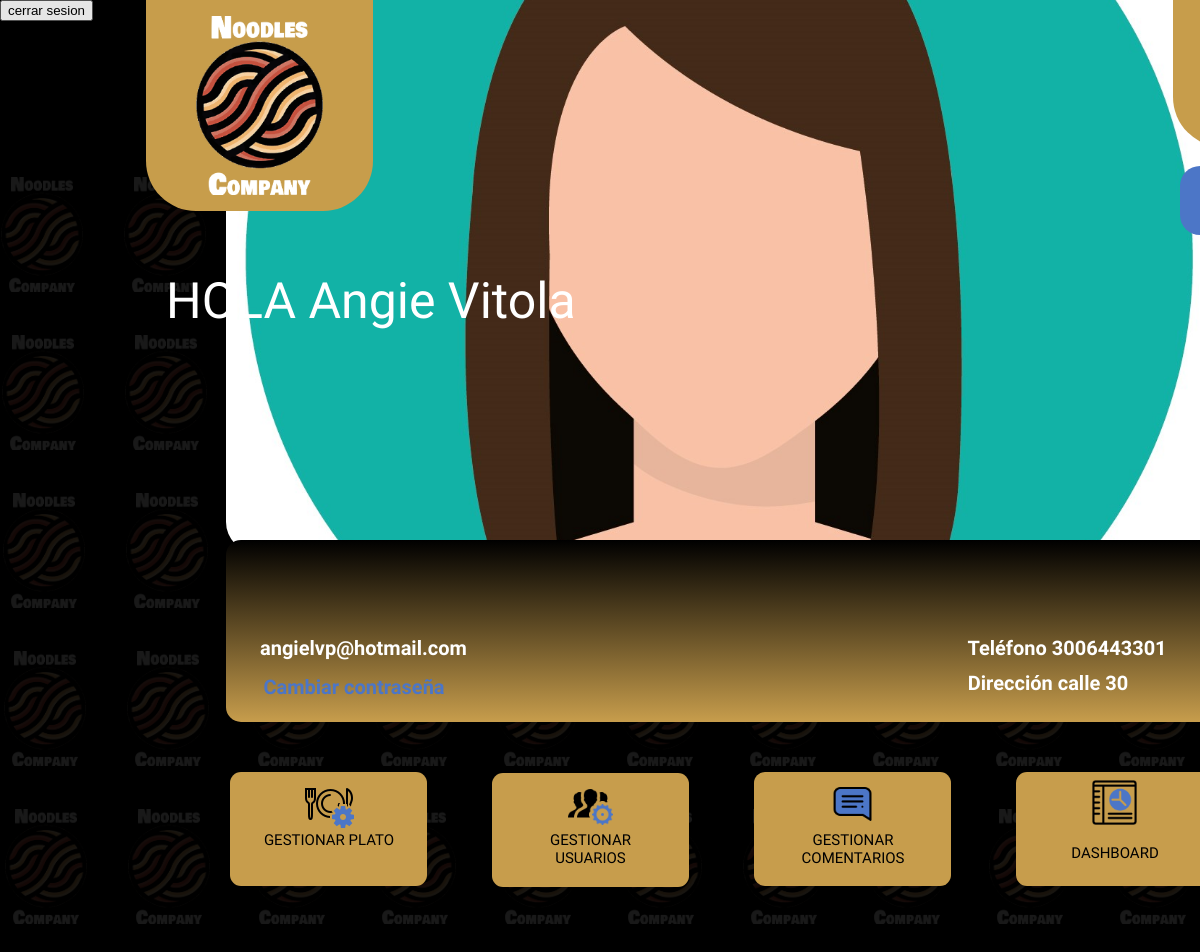
Screenshot of /perfil (signed in) with the database file from the repository.
### tables this page shows
CREATE TABLE USUARIO(
       ID INTEGER PRIMARY KEY AUTOINCREMENT NOT NULL,
       ROL VARCHAR NOT NULL,
       NOMBRE VARCHAR NOT NULL,
       CORREO VARCHAR NOT NULL,
       CONTRASEÑA VARCHAR NOT NULL,
       TELEFONO VARCHAR NOT NULL,
       DIRECCION VARCHAR NOT NULL,
       FOTO VARCHAR
);

### app.py (the view)
@app.route('/perfil', methods=['GET','POST'])
@login_required
def perfil():
    global sesion_ini
    id=session['user_id']
    db = get_db()
    query4='SELECT * FROM USUARIO WHERE ID = ? '
    tupla4=(id,)
    encontrado=db.execute(query4,tupla4).fetchone()
    rol=encontrado[1]
    nombre=encontrado[2]
    email=encontrado[3]
    telefono=encontrado[5]
    direccion=encontrado[6]
    foto=encontrado[7]
    if(rol=="usuariof"):
        return render_template('perfil.html', email=email,nombre=nombre,telefono=telefono,direccion=direccion,foto=foto,sesion_ini=sesion_ini)
    elif(rol=="admin"):
        return render_template('admin.html', email=email,nombre=nombre,telefono=telefono,direccion=direccion,foto=foto,sesion_ini=sesion_ini)
    elif(rol=="superadmin"):
        return render_template('superadmin.html', email=email,nombre=nombre,telefono=telefono,direccion=direccion,foto=foto,sesion_ini=sesion_ini)
    else:
        return "Usuario no encontrado"

### app.py (called while the page is built)
def login_required(view):
    @functools.wraps( view )
    def wrapped_view(**kwargs):
        global encontrado
        if encontrado is None:
            return redirect( url_for( 'login' ) )
        return view( **kwargs )
    return wrapped_view

### db.py (called while the page is built)
def get_db():
    try:
        if 'db' not in g:
            print('conectada')
            g.db = sqlite3.connect('NoodlesCompany.db')
        return g.db
    except Error:
        print(Error)

### templates/superadmin.html (shortened to what this page needs)
<!DOCTYPE html>
<html>
    <head>
        <link href="http://fonts.cdnfonts.com/css/sf-pro-display" rel="stylesheet">
        <link rel="stylesheet" href="{{ url_for('static',filename='css/Superadmin.css') }}" type="text/css">
    <body>
        {%if sesion_ini%}
        <div class="v62_125">
            <div class="v62_126">
                <div class="v62_130"></div>
                <div class="v62_135"></div>
                <div class="v62_137"></div>
                <div class="v62_138"></div>
                <div class="v62_139"></div>
                <div class="v62_140"></div>
                <div class="v62_141"></div>
                <div class="v62_142"></div>
                <div class="v62_143"></div>
                <div class="v62_144"></div>
                <div class="v62_145"></div>
                <div class="v62_146"></div>
                <div class="v62_150"></div>
                <div class="v62_155"></div>
                <div class="v62_160"></div>
                <div class="v62_165"></div>
                <div class="v62_170"></div>
                <div class="v62_175"></div>
            </div><div class="v62_187"></div>
            <div class="v62_190"></div>
            <a  href="/">
                <div class="v62_191"></div>
            </a>
            <span class="v62_194">HOLA {{nombre}}</span>
            <div class="v62_195"></div>
            <div class="v62_196"></div>
            <div class="v62_197"></div>
            <div class="v62_198"></div>
            <div class="v62_199"></div>
            <a  href="/gestionPlato">
                <span class="v62_200">GESTIONAR PLATO</span>
            </a>
            <a  href="/gestionUsuario">
                <span class="v62_201">GESTIONAR USUARIOS</span>
            </a>
            <a  href="/mis_comentarios">
                <span class="v62_202">GESTIONAR COMENTARIOS</span>
            </a>
            <a  href="/dashboard">
                <span class="v62_203">DASHBOARD</span>
            </a>
                <span class="v62_208">{{email}}</span>
                <span class="v62_209">Dirección {{direccion}}</span>
                <a  href="/c_contraseña">
                    <span class="v62_210">Cambiar contraseña</span>
                </a>
                <span class="v62_211">Teléfono {{telefono}}</span>
                <div class="v67_2"></div><div class="v69_7"></div>
                <div class="v67_4"></div>
                <div class="v69_5"></div>
                <div class="v69_6"></div>
                <form action="/logout" method="POST">
                    <input type="submit" class="v1" value="cerrar sesion">
                </form>
            </div>
            {%endif%}
        </body>
    </html>

### rows the page displays
USUARIO: NOMBRE "Angie Vitola", CORREO "angielvp@hotmail.com", DIRECCION "calle 30", TELEFONO "3006443301"
